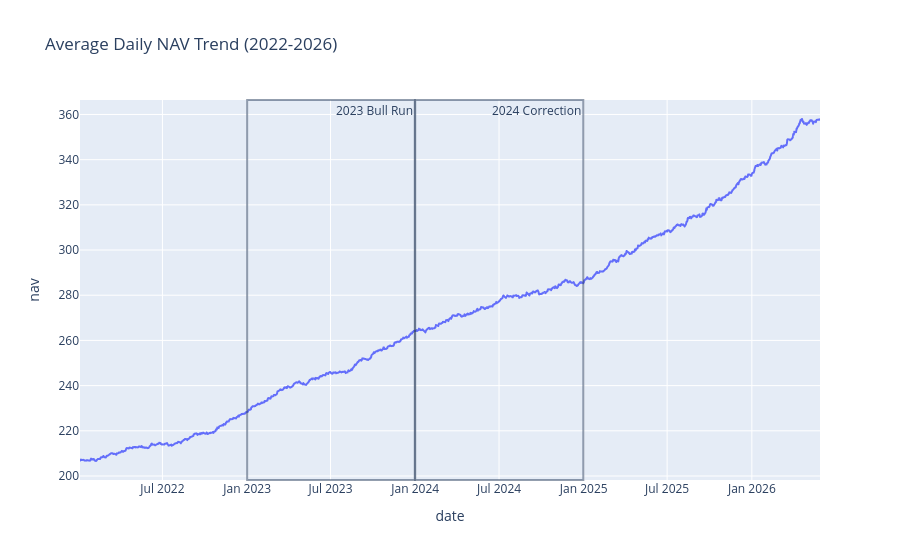

Notebook source saved alongside this figure:
### Code cell
fig.add_vrect(
    x0='2023-01-01',
    x1='2023-12-31',
    annotation_text='2023 Bull Run',
    opacity=0.50
)

fig.add_vrect(
    x0='2024-01-01',
    x1='2024-12-31',
    annotation_text='2024 Correction',
    opacity=0.50
)

fig.show()

### Figure 1 — Plotly figure (JSON) as saved in the notebook; plotly's stock layout.template omitted (floating-point values rounded to 4 significant figures; data arrays with more than 128 entries replaced by an {"elided": "..."} marker saying what was removed)
{"data": [{"hovertemplate": "date=%{x}<br>nav=%{y}<extra></extra>", "legendgroup": "", "line": {"color": "#636efa", "dash": "solid"}, "marker": {"symbol": "circle"}, "mode": "lines", "name": "", "showlegend": false, "type": "scattergl", "x": {"elided": "1150 str values"}, "xaxis": "x", "y": {"elided": "1150 float values"}, "yaxis": "y"}], "layout": {"annotations": [{"showarrow": false, "text": "2023 Bull Run", "x": "2023-12-31", "xanchor": "right", "xref": "x", "y": 1, "yanchor": "top", "yref": "y domain"}, {"showarrow": false, "text": "2024 Correction", "x": "2024-12-31", "xanchor": "right", "xref": "x", "y": 1, "yanchor": "top", "yref": "y domain"}], "legend": {"tracegroupgap": 0}, "shapes": [{"opacity": 0.5, "type": "rect", "x0": "2023-01-01", "x1": "2023-12-31", "xref": "x", "y0": 0, "y1": 1, "yref": "y domain"}, {"opacity": 0.5, "type": "rect", "x0": "2024-01-01", "x1": "2024-12-31", "xref": "x", "y0": 0, "y1": 1, "yref": "y domain"}], "title": {"text": "Average Daily NAV Trend (2022-2026)"}, "xaxis": {"anchor": "y", "domain": [0, 1], "title": {"text": "date"}}, "yaxis": {"anchor": "x", "domain": [0, 1], "title": {"text": "nav"}}}}
